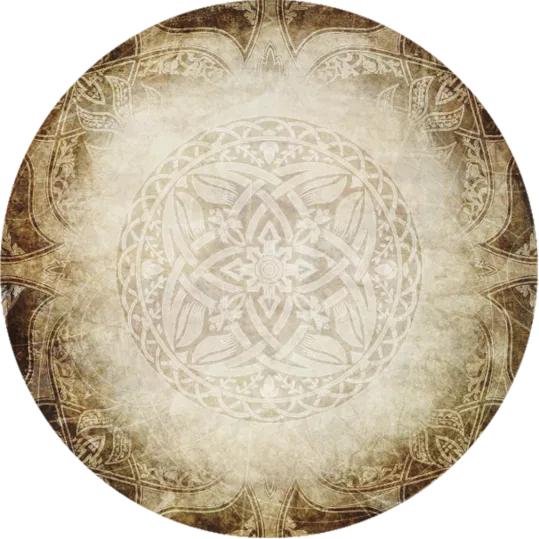
#> input picture Tokens/resources/backgrounds/token_bg.png, 539 x 539 px, found by its file name
$ python main.py
#> lines starting #> are read from the running program, lines starting #| are printed output that depends on the picture; pictures that were not available may be replaced by others from this repository, and a replacement may not be noted
### Tokens/const.py
from PIL import Image
import json
import utils
import numpy as np


DPI = 300
IMG_SIZE_INCH = 1.75
REMINDER_SIZE_INCH = 1

PAGE_WIDTH_INCH = 8.3
PAGE_HEIGHT_INCH = 11.7

IMG_SIZE = int(DPI * IMG_SIZE_INCH)
REMINDER_SIZE = int(DPI * REMINDER_SIZE_INCH)

PAGE_WIDTH = int(PAGE_WIDTH_INCH * DPI)
PAGE_HEIGHT = int(PAGE_HEIGHT_INCH * DPI)

PAGE_SIZE = (PAGE_WIDTH, PAGE_HEIGHT)

TOKENS_PER_WIDTH = int(PAGE_WIDTH_INCH / IMG_SIZE_INCH)
TOKENS_PER_HEIGHT = int(PAGE_HEIGHT_INCH / IMG_SIZE_INCH)
TOKENS_PER_SHEET = TOKENS_PER_WIDTH * TOKENS_PER_HEIGHT

REMINDERS_PER_WIDTH = int(PAGE_WIDTH_INCH / REMINDER_SIZE_INCH)
REMINDERS_PER_HEIGHT = int(PAGE_HEIGHT_INCH / REMINDER_SIZE_INCH)
REMINDERS_PER_SHEET = REMINDERS_PER_WIDTH * REMINDERS_PER_HEIGHT

MAX_TOKENS_FOR_SINGLE_ROLE = 10
# ROOT_DIR = ''
ROOT_DIR = "Tokens\\"
groups = ["tb", "bmr", "snv", "fabled"]
__TOKEN_BG = {
    # None:Image.open(rf'{ROOT_DIR}resources\backgrounds\token_bg.png').resize((512,512))
    None: Image.open(rf"{ROOT_DIR}resources\backgrounds\token_bg.png").resize(
        (IMG_SIZE, IMG_SIZE)
    )
} | {
    # group:Image.open(rf'{ROOT_DIR}resources\backgrounds\{group}_token_bg.png').resize((512,512)) for group in groups
    group: Image.open(rf"{ROOT_DIR}resources\backgrounds\{group}_token_bg.png").resize(
        (IMG_SIZE, IMG_SIZE)
    )
    for group in groups
}
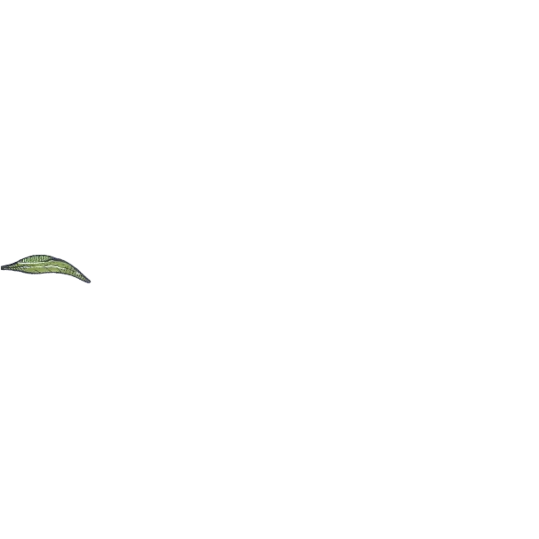
#> input picture Tokens/resources/left_leaf.png, 539 x 539 px, given in place of tb_token_bg.png, which was not available
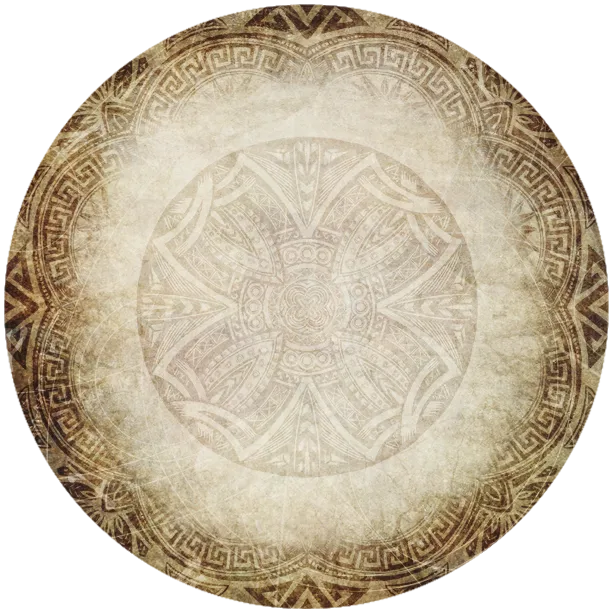
#> input picture Tokens/resources/backgrounds/bmr_token_bg.png, 614 x 614 px, found by its file name
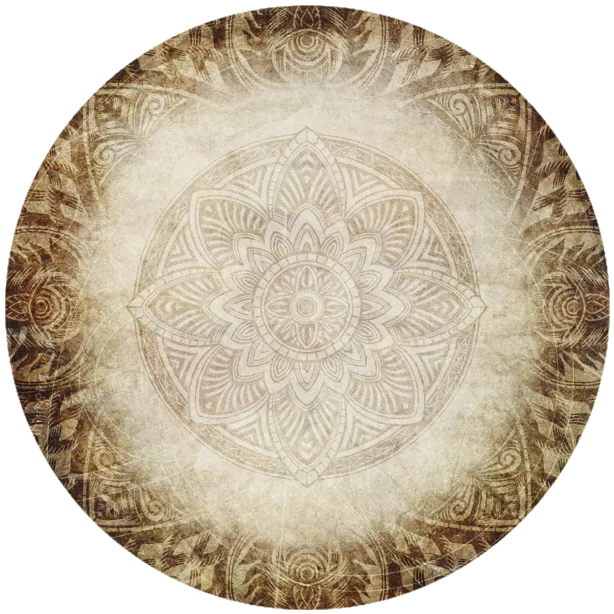
#> input picture Tokens/resources/backgrounds/snv_token_bg.png, 614 x 614 px, found by its file name
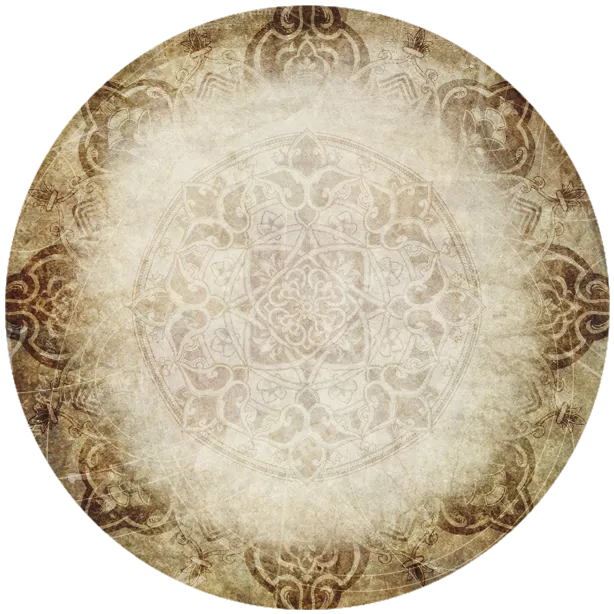
#> input picture Tokens/resources/backgrounds/fabled_token_bg.png, 614 x 614 px, found by its file name


def TOKEN_BG(group=None):
    return __TOKEN_BG[group].copy()


# __REMINDER_BG = Image.open(rf'{ROOT_DIR}resources\backgrounds\reminder_bg.png').resize((512,512))
__REMINDER_BG = Image.open(rf"{ROOT_DIR}resources\backgrounds\reminder_bg.png").resize(
    (REMINDER_SIZE, REMINDER_SIZE)
)
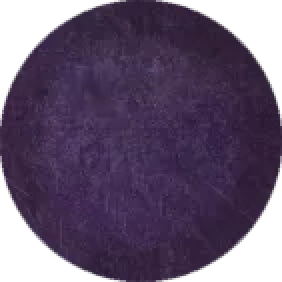
#> input picture Tokens/resources/backgrounds/reminder_bg.png, 141 x 141 px, found by its file name (shown 2 times larger)


def REMINDER_BG():
    return __REMINDER_BG.copy()


MAX_LEAVES_GROUP = {
    None: 6,
    "tb": 5,
    "bmr": 5,
    "snv": 7,
    "fabled": 4,
}
MAX_LEAVES = min(MAX_LEAVES_GROUP.values())
__TOP_LEAF = {
    None: [
        Image.open(rf"{ROOT_DIR}resources\leaves\top_leaf_{k}.png").resize(
            (IMG_SIZE, IMG_SIZE)
        )
        for k in range(1, MAX_LEAVES_GROUP[None] + 1)
    ]
    # None:[Image.open(rf'{ROOT_DIR}resources\leaves\top_leaf_{k}.png').resize((512,512)) for k in range(1,MAX_LEAVES_GROUP[None]+1)]
} | {
    # group:[Image.open(rf'{ROOT_DIR}resources\leaves\{group}_top_leaf_{k}.png').resize((512,512)) for k in range(1,MAX_LEAVES_GROUP[group]+1)] for group in groups
    group: [
        Image.open(rf"{ROOT_DIR}resources\leaves\{group}_top_leaf_{k}.png").resize(
            (IMG_SIZE, IMG_SIZE)
        )
        for k in range(1, MAX_LEAVES_GROUP[group] + 1)
    ]
    for group in groups
}
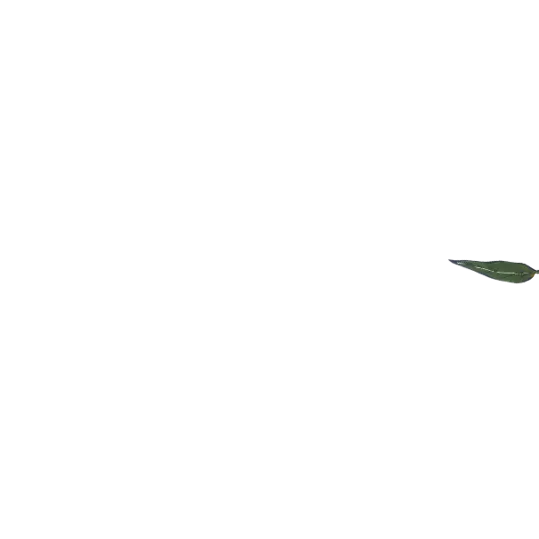
#> input picture Tokens/resources/right_leaf.png, 539 x 539 px, given in place of top_leaf_1.png, which was not available


# __TOP_LEAF = __TOP_LEAF.resize((512,512))
def TOP_LEAF(n, group=None):
    n = min(n, MAX_LEAVES_GROUP[group])
    return __TOP_LEAF[group][n - 1].copy()


__LEFT_LEAF = {
    # None:Image.open(rf'{ROOT_DIR}resources\leaves\left_leaf.png').resize((512,512))
    None: Image.open(rf"{ROOT_DIR}resources\leaves\left_leaf.png").resize(
        (IMG_SIZE, IMG_SIZE)
    )
} | {
    # group:Image.open(rf'{ROOT_DIR}resources\leaves\{group}_left_leaf.png').resize((512,512)) for group in groups
    group: Image.open(rf"{ROOT_DIR}resources\leaves\{group}_left_leaf.png").resize(
        (IMG_SIZE, IMG_SIZE)
    )
    for group in groups
}


# __LEFT_LEAF = Image.open(rf'{ROOT_DIR}resources\left_leaf.png')
# __LEFT_LEAF = __LEFT_LEAF.resize((512,512))
def LEFT_LEAF(group=None):
    return __LEFT_LEAF[group].copy()


__RIGHT_LEAF = {
    # None:Image.open(rf'{ROOT_DIR}resources\leaves\right_leaf.png').resize((512,512))
    None: Image.open(rf"{ROOT_DIR}resources\leaves\right_leaf.png").resize(
        (IMG_SIZE, IMG_SIZE)
    )
} | {
    # group:Image.open(rf'{ROOT_DIR}resources\leaves\{group}_right_leaf.png').resize((512,512)) for group in groups
    group: Image.open(rf"{ROOT_DIR}resources\leaves\{group}_right_leaf.png").resize(
        (IMG_SIZE, IMG_SIZE)
    )
    for group in groups
}


# __RIGHT_LEAF = Image.open(rf'{ROOT_DIR}resources\right_leaf.png')
# __RIGHT_LEAF = __RIGHT_LEAF.resize((512,512))
def RIGHT_LEAF(group=None):
    return __RIGHT_LEAF[group].copy()


__ORANGE_LEAF = {
    # None:Image.open(rf'{ROOT_DIR}resources\leaves\orange_leaf.png').resize((512,512))
    None: Image.open(rf"{ROOT_DIR}resources\leaves\orange_leaf.png").resize(
        (IMG_SIZE, IMG_SIZE)
    )
} | {
    # group:Image.open(rf'{ROOT_DIR}resources\leaves\{group}_orange_leaf.png').resize((512,512)) for group in groups
    group: Image.open(rf"{ROOT_DIR}resources\leaves\{group}_orange_leaf.png").resize(
        (IMG_SIZE, IMG_SIZE)
    )
    for group in groups
}


# __ORANGE_LEAF = Image.open(rf'{ROOT_DIR}resources\orange_leaf.png')
# __ORANGE_LEAF = __ORANGE_LEAF.resize((512,512))
def ORANGE_LEAF(group=None):
    return __ORANGE_LEAF[group].copy()


SCRIPTS = {
    "trouble-brewing": None,
    "sects-and-violets": None,
    "bad-moon-rising": None,
    "all-roles": None,
}


DIRECTION = "ltr"
# [7 lines of commented-out code are left out]
# [33 lines left out: functions FONT_PATH, NAME_FONT_PATH, FONT_SIZE, REMINDER_FONT_SIZE, LETTER_WIDTH, not called in this run]


for k in SCRIPTS.keys():
    path = f"{ROOT_DIR}resources\\scripts\\{utils.kebab2snake(k)}.json"
    # print(path)
    # SCRIPTS[k] = json.load(open(path,'r',encoding='utf8'))
    SCRIPTS[k] = json.load(open(path, "r", encoding="utf8"))

### Tokens/main.py
# imports
import requests
#> (the run stopped early here; a loop or call above may not have finished)
